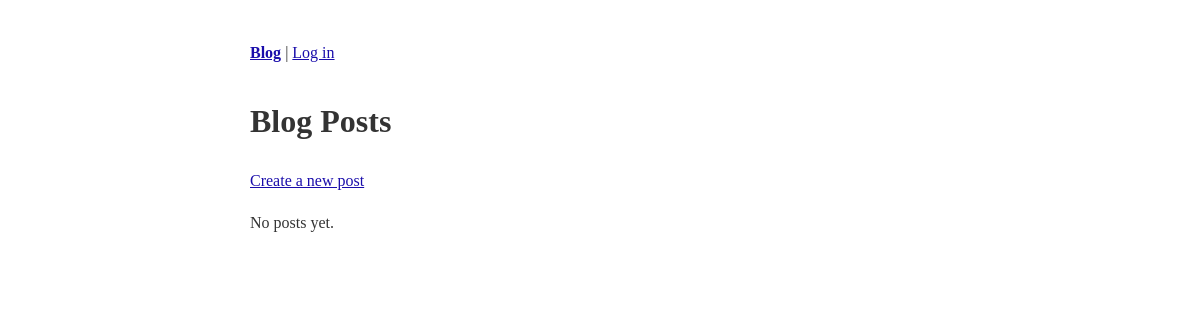
The app's page /, older data.
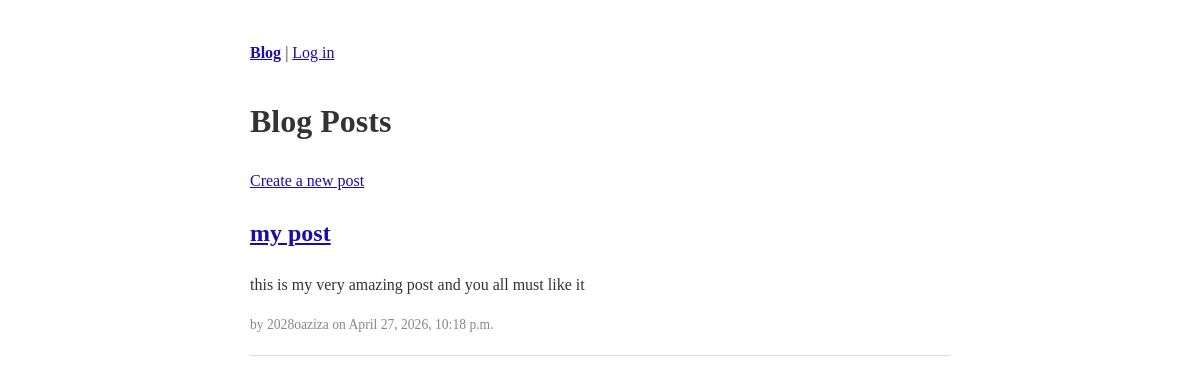
The same page, newer data.
### blog/models.py (models this page shows)
class Post(models.Model):
    title = models.CharField(max_length = 200)
    content = models.TextField()
    author = models.ForeignKey(User, on_delete = models.CASCADE)
    created_at = models.DateTimeField(auto_now_add=True)
    updated_at = models.DateTimeField(auto_now=True)
    date = models.DateField(default=timezone.now)

### blog/views.py (the view)
# urls.py: path('', views.post_list, name='post_list'),
def post_list(request):
    posts = Post.objects.all().order_by('-created_at')
    return render(request, 'blog/post_list.html', {'posts': posts})

### blog/templates/blog/post_list.html (shortened to what this page needs)
{% extends 'blog/base.html' %}
{% block content %}
<h1>Blog Posts</h1>
<a href = "{% url 'post_create' %}">Create a new post</a>
{% for post in posts %}
    <h2><a href = "{% url 'post_detail' post.pk %}">{{post.title}}</a></h2>
    <p>{{post.content|truncatewords:30}}</p>
    <p class = "meta">by {{post.author.username}} on {{post.created_at}}</p>
    <hr>
{% empty %}
    <p> No posts yet. </p>
{% endfor %}
{% endblock %}

Row changes from the older to the newer data that the page shows:
added Post: title "my post", content "this is my very amazing post and you all must like it", author.username "2028oaziza", created_at "April 27, 2026, 10:18 p.m."
Text that changed along with them:
text no longer shown: "No posts yet."
